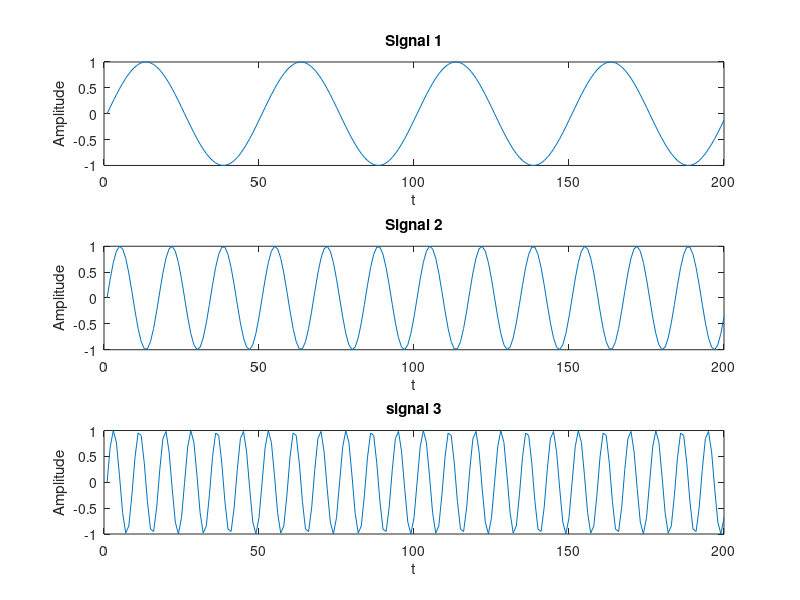
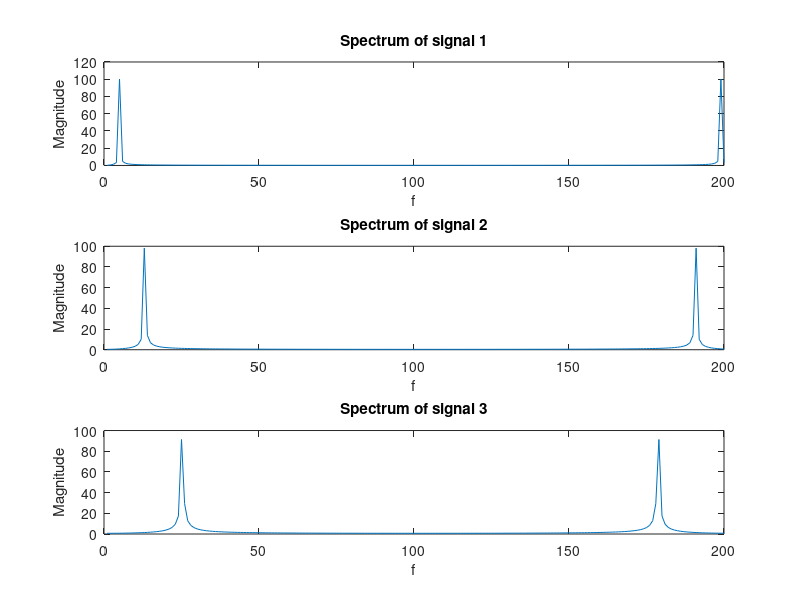
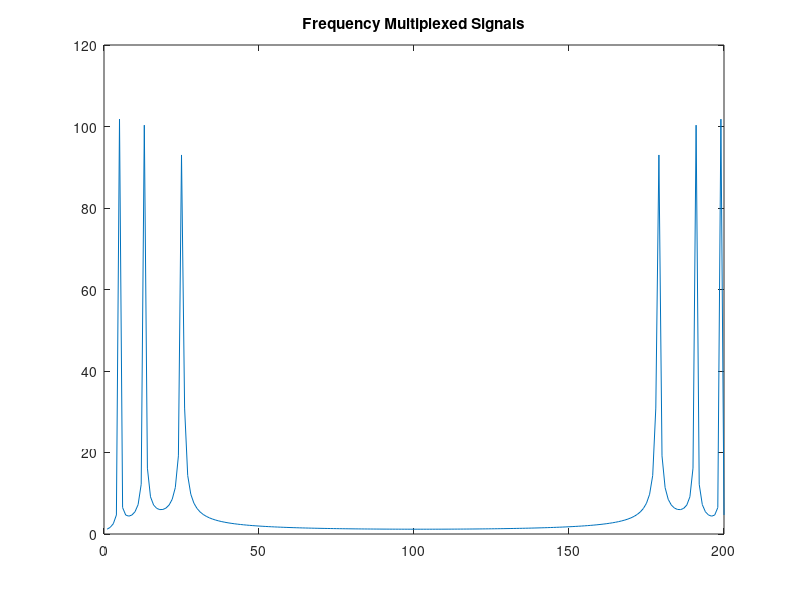
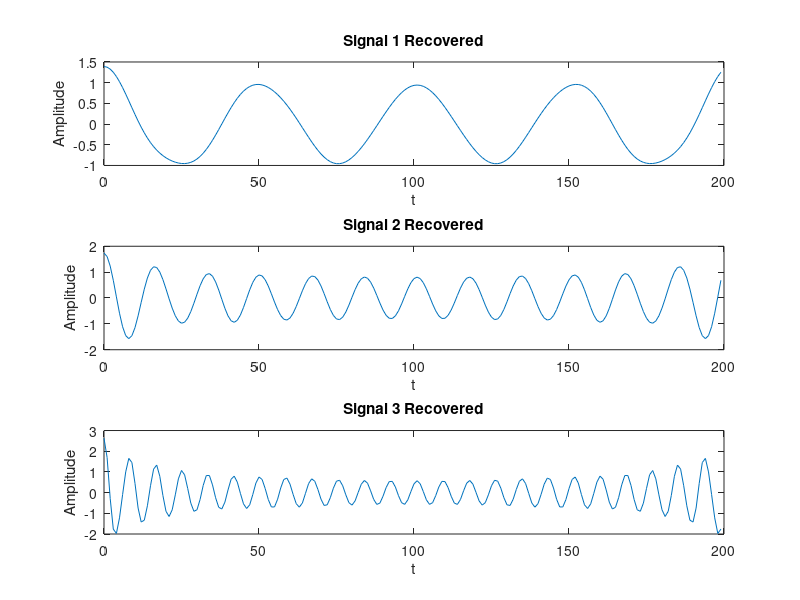

Source code (MATLAB) for these figures, in order:
% Name - Surag P
% Roll No. - 181EC248

% Experimment Five

%Simulation of Frequency Division Multiplexing and Demultiplexing

%Pre-Lab

%1. Explain multiplexing?
%Ans- Combining multiple messages into a single signal for transmission is Multiplexing.

%2. Explain different types of multiplexing?
%Ans- There are two types of multiplexing
%     a.Frequency division multiplexing
%       Signals of different frequencies are multiplexed for transmission.
%     b.Time division Multiplexing
%       This is a method of putting multiple data streams in a single signal by separating the signal into many segments

%3. What are the advantages of multiplexing?
%Ans- Multiplexing allows us to make use of resources more efficiently by allowing us to transmit more information using a single signal.

%Generating Input Signals 

Fs = 100; 
t = [0:2*Fs+1]'/Fs;
%Signal 1
x1 = sin(2*pi*2*t);             
z1 = fft(x1);
z1=abs(z1);
%Signal 2
x2 = sin(2*pi*6*t);              
z2 = fft(x2);
z2=abs(z2);
%Signal 3
x3 = sin(2*pi*12*t);              
z3 = fft(x3);
z3=abs(z3);

figure;
subplot(3,1,1);
plot(x1(1:200));
title('Signal 1');
xlabel('t');
ylabel('Amplitude');
subplot(3,1,2);
plot(x2(1:200));
title('Signal 2');
xlabel('t');
ylabel('Amplitude');
subplot(3,1,3);
plot(x3(1:200));
title('signal 3');
xlabel('t');
ylabel('Amplitude');

figure;
subplot(3,1,1);
plot(z1(1:200));
title('Spectrum of signal 1');
xlabel('f');
ylabel('Magnitude');
subplot(3,1,2);
plot(z2(1:200));
title('Spectrum of signal 2');
xlabel('f')
ylabel('Magnitude');
subplot(3,1,3);
plot(z3(1:200));
title('Spectrum of signal 3');
xlabel('f')
ylabel('Magnitude');

z=z1+z2+z3;
figure;
plot(z(1:200));
title('Frequency Multiplexed Signals');

figure;
%Filter For Signal 1 (values abtained from the spectrum graph)
f1=[ones(10,1); zeros(182,1); ones(10,1)];
dz1=z.*f1;
d1 = ifft(dz1);
subplot(3,1,1)
plot(t(1:200)*100,d1(1:200));
title('Signal 1 Recovered');
xlabel('t');
ylabel('Amplitude');

%Filter For Signal 2  (values abtained from the spectrum graph)
f2=[zeros(8,1);ones(10,1);zeros(166,1);ones(10,1);zeros(8,1)];
dz2=z.*f2;
d2 = ifft(dz2);
subplot(3,1,2);
plot(t(1:200)*100,d2(1:200));
title('Signal 2 Recovered');
xlabel('t');
ylabel('Amplitude');

%Filter For Signal 3  (values abtained from the spectrum graph)
f3=[zeros(20,1);ones(30,1);zeros(102,1);ones(30,1);zeros(20,1)];
dz3=z.*f3;
d3 = ifft(dz3); subplot(3,1,3);
plot(t(1:200)*100,d3(1:200)); 
title('Signal 3 Recovered');
xlabel('t');
ylabel('Amplitude');

%Post-lab
%1. Explain Frequency-division multiplexing
%Ans- In FDM ,the total bandwidth available in a communication medium is divided into a many of non-overlapping frequency bands, each of which is used to carry a separate message. Thus simultaneous transmission of multiple signals together.
%2. Differentiate FDM & TDM
%FDM -Frequency division multiplexing
%Here signals of different frequencies are multiplexed together for transmission.
%TDM - Time division Multiplexing
%Here, samples of different signals are transmitted together by interleaving portions over time rather than frequency.
%3. What is the BW of FDM
%The range of frequencies occupied by the multiplexed signal in FDM is called the bandwidth.In the case of voice communications, each user is allocated a bandwidth of 4 kHz which provides good quality.
%4. Explain FDM Generation
%In FDM, signals generated by each sending device modulate different carrier frequencies. These modulated signals are then combined into a single composite signal that can be transported by the link. Carrier frequencies are separated by sufficient bandwidth to accommodate the modulated signal.